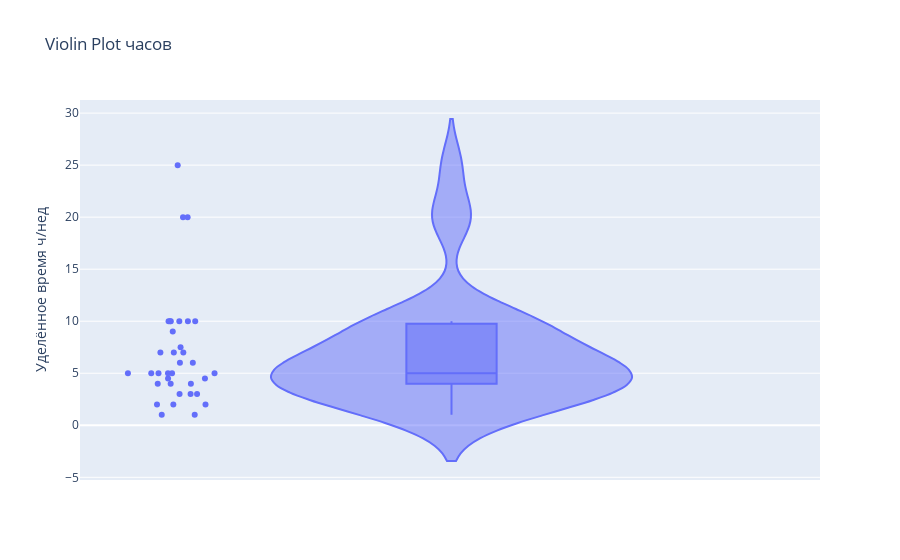
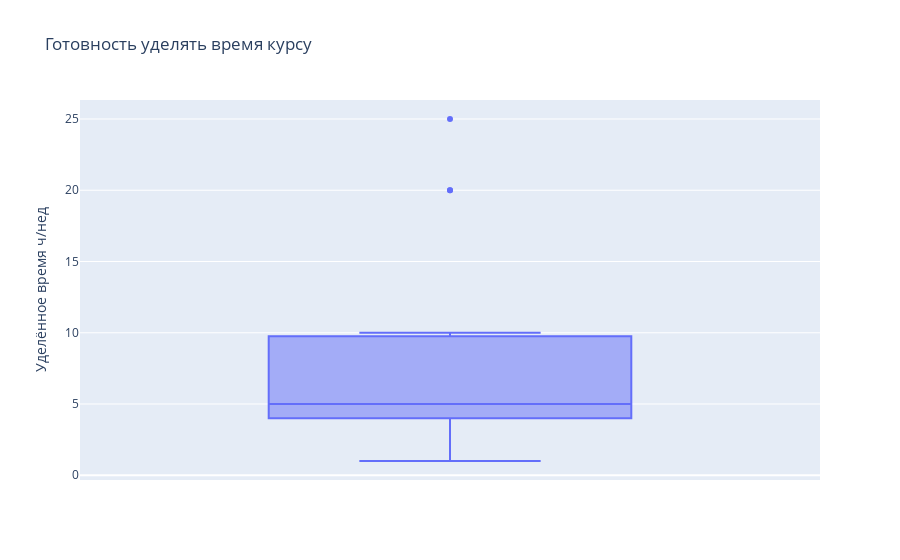

Notebook cell for these charts, in order:
### Code cell
# Виолончельный график для времени
fig_violin = px.violin(df, y='Уделённое время ч/нед', box=True, points='all', title='Violin Plot часов')
fig_violin.show()

# Boxplot отдельно для времени
fig_box = px.box(df, y='Уделённое время ч/нед', title='Готовность уделять время курсу')
fig_box.show()

### Figure 1 — Plotly figure (JSON) as saved in the notebook; plotly's stock layout.template omitted (floating-point values rounded to 4 significant figures)
{"data": [{"alignmentgroup": "True", "box": {"visible": true}, "hovertemplate": "Уделённое время ч/нед=%{y}<extra></extra>", "legendgroup": "", "marker": {"color": "#636efa"}, "name": "", "offsetgroup": "", "orientation": "v", "points": "all", "scalegroup": "True", "showlegend": false, "type": "violin", "x0": " ", "xaxis": "x", "y": [4.0, 4.0, 10.0, 10.0, 10.0, 5.0, 5.0, 4.5, 25.0, 2.0, 10.0, 2.0, 4.0, 7.0, 5.0, 5.0, 7.5, 10.0, 5.0, 20.0, 9.0, 10.0, 3.0, 4.5, 5.0, 1.0, 2.0, 1.0, 7.0, 20.0, 3.0, 6.0, 6.0, 7.0, 3.0], "y0": " ", "yaxis": "y"}], "layout": {"legend": {"tracegroupgap": 0}, "title": {"text": "Violin Plot часов"}, "violinmode": "group", "xaxis": {"anchor": "y", "domain": [0, 1]}, "yaxis": {"anchor": "x", "domain": [0, 1], "title": {"text": "Уделённое время ч/нед"}}}}

### Figure 2 — Plotly figure (JSON) as saved in the notebook; plotly's stock layout.template omitted (floating-point values rounded to 4 significant figures)
{"data": [{"alignmentgroup": "True", "hovertemplate": "Уделённое время ч/нед=%{y}<extra></extra>", "legendgroup": "", "marker": {"color": "#636efa"}, "name": "", "notched": false, "offsetgroup": "", "orientation": "v", "showlegend": false, "type": "box", "x0": " ", "xaxis": "x", "y": [4.0, 4.0, 10.0, 10.0, 10.0, 5.0, 5.0, 4.5, 25.0, 2.0, 10.0, 2.0, 4.0, 7.0, 5.0, 5.0, 7.5, 10.0, 5.0, 20.0, 9.0, 10.0, 3.0, 4.5, 5.0, 1.0, 2.0, 1.0, 7.0, 20.0, 3.0, 6.0, 6.0, 7.0, 3.0], "y0": " ", "yaxis": "y"}], "layout": {"boxmode": "group", "legend": {"tracegroupgap": 0}, "title": {"text": "Готовность уделять время курсу"}, "xaxis": {"anchor": "y", "domain": [0, 1]}, "yaxis": {"anchor": "x", "domain": [0, 1], "title": {"text": "Уделённое время ч/нед"}}}}
